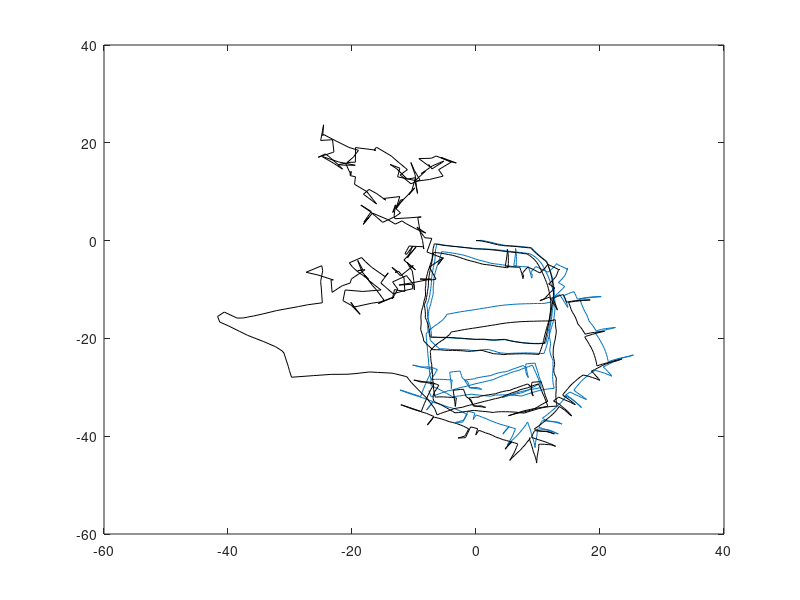

Write MATLAB code to recreate this figure.
load('intel_data.mat')

figure;
plot(vert.x(1:1227),vert.y(1:1227));
hold on;
res = [vert.x(1),vert.y(1),vert.th(1)];
for i = 1:length(edge.IDout)
    res(end+1,:) = res(i,:) + [sqrt(edge.dx(i)^2+edge.dy(i)^2).*[cos(res(i,3)+edge.dth(i)),sin(res(i,3)+edge.dth(i))],edge.dth(i)];
    plot(res(i:i+1,1),res(i:i+1,2),'k');
end